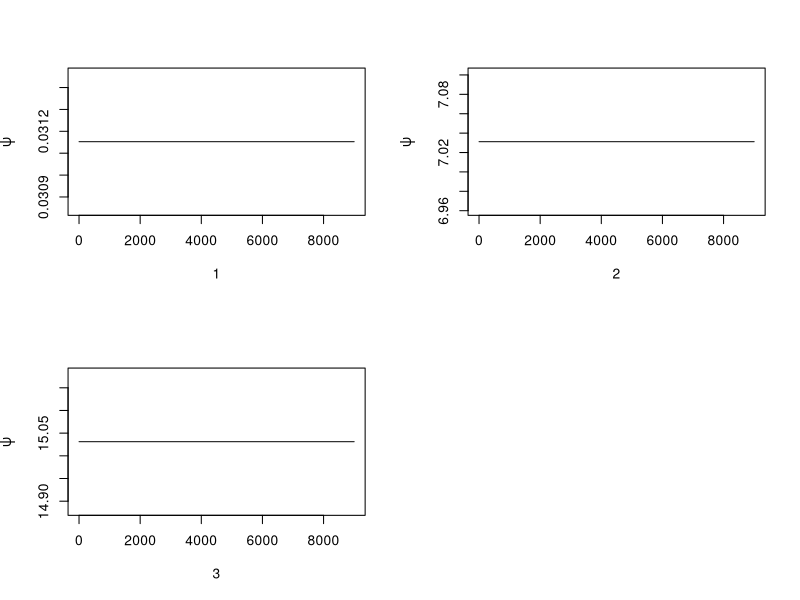
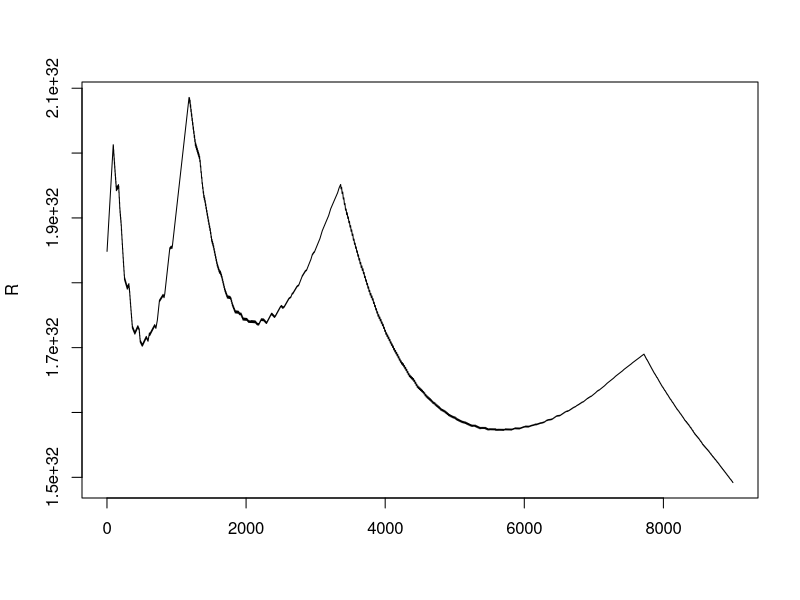

Write R code to recreate these figures, in order. (Note: this script raises an error after producing the figures.)
####Problem 1
#compute in the Gelman.Rubin function ###
Gelman.Rubin <- function(psi) {
  # psi[i,j] is the statistic psi(X[i,1:j])
  # for chain in i-th row of X
  psi <- as.matrix(psi)
  n <- ncol(psi)
  k <- nrow(psi)
  psi.means <- rowMeans(psi)      #row means
  B <- n * var(psi.means)         #between variance est.
  psi.w <- apply(psi, 1, "var")   #within variances
  W <- mean(psi.w)                #within est.
  v.hat <- W*(n-1)/n + (B/n)      #upper variance est.
  r.hat <- v.hat / W              #G-R statistic
  return(r.hat)
}

# evaluate the Rayleigh density
f<- function(x,sigma){
  if(any(x<0)) return(0)
  stopifnot(sigma>0)
  return((x/sigma^2)*exp(-x^2/(2*sigma^2)))
}

# written as function for M-H sampler

normal.chain=function(x0,n)
{
  set.seed(1234)
  r=rep(0,n)
  x=x0
  for(k in 1:n)
  {
    u=runif(1)
    y=rnorm(1,x,.1)
    if(u<alpha(x,y))
    {
      x=y
    }
    else
    {
      x=x0
    }
    r[k]=x
  }
  return(r)
}
p1=0.7
alpha = function(x,y) {
  # Acceptance probability calculation
  return( min( 1, (p1*dnorm(y,7,.5)+(1-p1)*dnorm(y,10,.5))/(p1*dnorm(x,7,.5)+(1-p1)*dnorm(x,10,.5))))
}

n <- 10000    #length of chains
sigma <- .2 #parameter of proposal distribution
k <- 3 #number of chains to generate
b <- 1000 #burn-in length

#choose initial values as 1,2,3,4
x0 <- c(0, 7, 15)

#generate the chains
X <- matrix(0, nrow=k, ncol=n)
for (i in 1:k){
  X[i, ] <- normal.chain(x0[i],sigma)
}

#compute diagnostic statistics
psi <- t(apply(X, 1, cumsum))
for (i in 1:nrow(psi))
  psi[i,] <- psi[i,] / (1:ncol(psi))
print(Gelman.Rubin(psi[,1:n]))

#plot psi for the four chains
par(mfrow=c(2,2))
for (i in 1:k)
  plot(psi[i, (b+1):n], type="l",
       xlab=i, ylab=bquote(psi))
par(mfrow=c(1,1)) #restore default

#plot the sequence of R-hat statistics
rhat <- rep(0, n)
for (j in (b+1):n)
  rhat[j] <- Gelman.Rubin(psi[,1:j])
plot(rhat[(b+1):n], type="l", xlab="", ylab="R")
abline(h=1.2, lty=2)




##create 25 matrices
X = list()
for (j in 1:13){
  x2 = rnorm(4, 0, 1)
  for (i in 1:4){
    x1 =  rnorm(4, 2, 1)
    x2= cbind(x2, x1)
  }
  x2=unname(as.matrix(x2), force = TRUE)
  X[j]=list(x2)
}
for (j in 14:25){
  x2 = rnorm(4, 2, 1)
  for (i in 1:4){
    x1 =  rnorm(4, 0, 1)
    x2= cbind(x2, x1)
  }
  x2=unname(as.matrix(x2), force = TRUE)
  X[j]=list(x2)
}
Y = c(rep(1,13), rep(-1, 12))

## Defining the Matrix kernel

morlet_kernel <- function(x1,x2,gamma){  
  ## Defining the Morlet-RBF wavelet kernel
  K = prod((cos(1.75*(x1-x2)/gamma))*exp(-1/2*((x1-x2)/gamma)^2))
  return(K)
  
}

svmtrain <- function(X,Y,C=Inf, gamma=1.5,esp=1e-10){
  #matirx form, X is a list containing all the explanatory matrices
  N<-length(Y)
  Dm<-matrix(0,N,N)
  Y<-as.vector(Y)
  
  for(i in 1:N){
    for(j in 1:N){
      Dm[i,j]<-Y[i]*Y[j]*morlet_kernel(X[[i]],X[[j]],gamma)
    }
  }
  Dm<-Dm+diag(N)*1e-12 # adding a very small number to the diag, some trick
  dv<-t(rep(1,N))
  meq<-1
  Am<-cbind(matrix(Y,N),diag(N))
  bv<-rep(0,1+N) # the 1 is for the sum(alpha)==0, others for each alpha_i >= 0
  if(C!=Inf){
    # an upper bound is given
    Am<-cbind(Am,-1*diag(N))
    bv<-c(cbind(matrix(bv,1),matrix(rep(-C,N),1)))
  }
  alpha_org<-solve.QP(Dm,dv,Am,meq=meq,bvec=bv)$solution
  indx<-which(alpha_org>esp & alpha_org < C, arr.ind=TRUE)
  alpha<-alpha_org[indx]
  nSV<-length(indx)
  if(nSV==0){
    throw("QP is not able to give a solution for these data points")
  }
  Xv<-X[indx]
  Yv<-Y[indx]
  
  #--- Averaging over all support vectors ---
  
  sum0 = 0
  for (i in 1 : length(alpha)){
    sum = 0
    for (j in 1 : length(alpha)){
      temp = alpha[j] * Yv[j] * morlet_kernel(Xv[[j]],Xv[[i]],gamma)
      sum = sum + temp
    }
    sum0 = sum0 + Yv[i] - sum
  }
  b = sum0 / length(alpha)
  
  list(alpha_org=alpha_org, b=b)
}

### Predict the class of an object X


svmpredict <- function(x,X,Y,C0=Inf, gamma0=1.5,esp0=1e-10){
  #matrix form
  model = svmtrain(X,Y,C=C0, gamma=gamma0,esp=esp0)
  alpha_org<-model$alpha_org
  b<-model$b
  
  sum = 0
  for (i in 1 : length(Y)){
    temp = alpha_org[i] * Y[i] * morlet_kernel(X[[i]],x,gamma0)
    sum = sum + temp
  }
  hat = sum + b
  result<-sign(hat)
  return(result)
}


svmtrain(X, Y)

svmpredict(X[[1]],X,Y)
